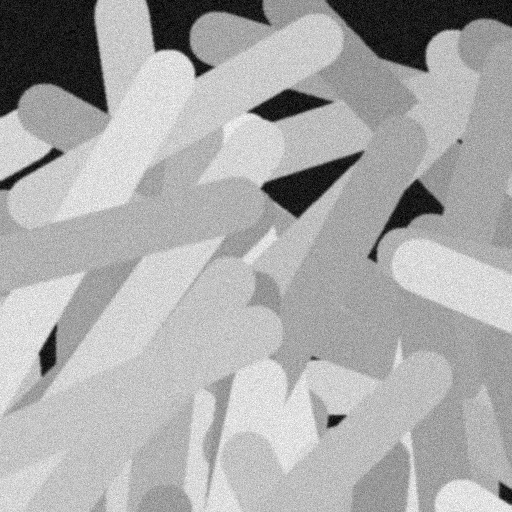
#> input picture data/fiber_images/exp_0006.png, 512 x 512 px
$ python -i vision.py   (imports and definitions only)
#> lines starting #> are read from the running program, lines starting #| are printed output that depends on the picture; after the words box and inside, x2 and y2 are one past the last pixel; in counts of white or black regions, pixels touching at a corner belong together
#> further down, picture is the input picture: shape (512, 512, 3); min 0, max 255, mean 169.9
from __future__ import annotations

from dataclasses import dataclass
from typing import Dict, Optional, Tuple

import numpy as np
import cv2
from scipy.ndimage import distance_transform_edt
from skimage.morphology import skeletonize


@dataclass(frozen=True)
class FiberImageMeta:
    nm_per_px: float
    diameter_nm: float
    seed: int
    n_fibers: int
    img_size: int


def generate_synthetic_fiber_image(
    diameter_nm: float,
    nm_per_px: float = 30.0,
    img_size: int = 512,
    n_fibers: int = 45,
    seed: int = 0,
) -> Tuple[np.ndarray, FiberImageMeta]:
    """Generate a synthetic SEM-like grayscale image of fibres.

    The goal is not photo-realism; it's to provide a dataset for developing and
    testing automated diameter-measurement pipelines.
    """
    rng = np.random.default_rng(seed)
    img = rng.normal(loc=25, scale=8, size=(img_size, img_size)).astype(np.float32)

    thickness_px = max(1, int(round(diameter_nm / nm_per_px)))
    for _ in range(n_fibers):
        x0, y0 = rng.integers(0, img_size, size=2)
        angle = rng.uniform(0, np.pi)
        length = rng.integers(int(0.6 * img_size), int(1.2 * img_size))
        x1 = int(x0 + length * np.cos(angle))
        y1 = int(y0 + length * np.sin(angle))
        col = float(rng.uniform(150, 230))
        cv2.line(img, (x0, y0), (x1, y1), col, thickness=thickness_px, lineType=cv2.LINE_AA)

    # blur + noise to mimic imaging
    img = cv2.GaussianBlur(img, ksize=(0, 0), sigmaX=1.2, sigmaY=1.2)
    img += rng.normal(loc=0, scale=10, size=img.shape).astype(np.float32)

    img = np.clip(img, 0, 255).astype(np.uint8)
    meta = FiberImageMeta(nm_per_px=nm_per_px, diameter_nm=diameter_nm, seed=seed, n_fibers=n_fibers, img_size=img_size)
    return img, meta


def estimate_diameter_nm(img: np.ndarray, nm_per_px: float = 30.0) -> Dict[str, float]:
    """Estimate fibre diameter using skeleton + distance transform.

    Method:
    1) Otsu threshold to get a fibre mask
    2) skeletonise mask
    3) distance transform gives radius at each pixel
    4) sample radii along skeleton → diameter distribution

    Returns mean/std (nm) and a few quality diagnostics.
    """
#> called with nm_per_px = 30
    if img.ndim == 3:
        gray = cv2.cvtColor(img, cv2.COLOR_BGR2GRAY)
    else:
        gray = img.copy()

    # light denoise
    gray_blur = cv2.GaussianBlur(gray, (5, 5), 0)

    # Otsu threshold; fibres are brighter
    _, mask = cv2.threshold(gray_blur, 0, 255, cv2.THRESH_BINARY + cv2.THRESH_OTSU)
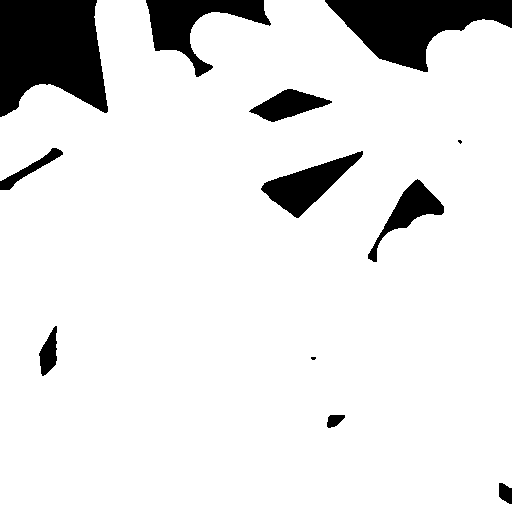
#> mask: shape (512, 512); 89.4% white; 12 black regions (2 under 20 px), largest, box (x1, y1, x2, y2) and area: (0, 0, 108, 117) 9745, (325, 0, 512, 72) 7085, (146, 0, 271, 77) 3645
    mask_bool = mask.astype(bool)

    # skeletonize expects boolean
    skel = skeletonize(mask_bool)
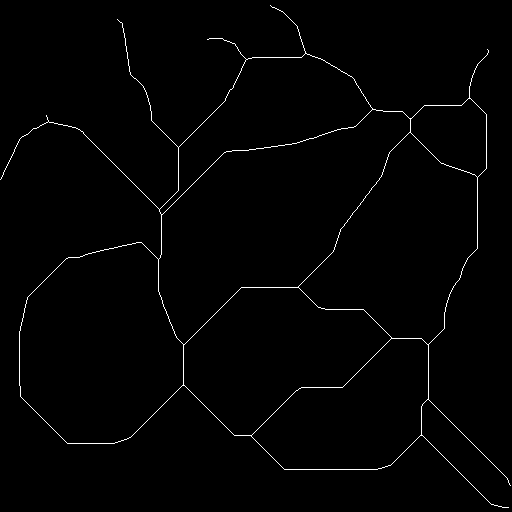
#> skel: shape (512, 512) bool; 1.1% white in thin lines or dots

    # distance transform on fibre mask -> radius in px
    dist = distance_transform_edt(mask_bool)
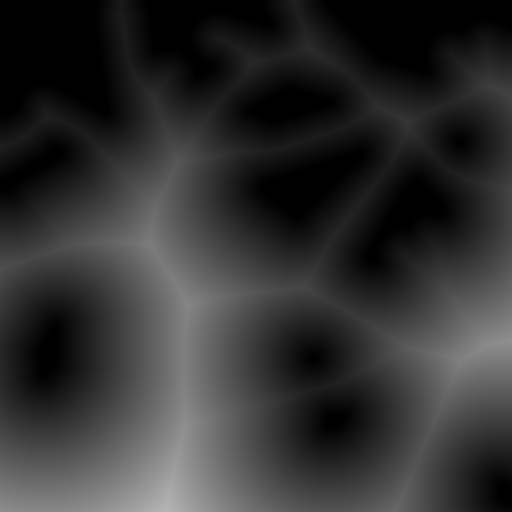
#> dist: shape (512, 512) float64; min 0, max 182.1, mean 49.2

    radii_px = dist[skel]
#> radii_px = 2997 values, max 129.8 at index 2269, min 2 at index 1170, mean 56.64
    radii_px = radii_px[(radii_px > 0.5) & (radii_px < 200)]  # mild sanity filter

    if radii_px.size < 50:
        return {
            "diameter_mean_nm": float("nan"),
            "diameter_std_nm": float("nan"),
            "n_samples": int(radii_px.size),
            "mask_coverage": float(mask_bool.mean()),
        }

    diam_nm = 2.0 * radii_px * nm_per_px
#> diam_nm = 2997 values, max 7790.3 at index 2269, min 120 at index 1170, mean 3398.7
    return {
        "diameter_mean_nm": float(np.mean(diam_nm)),
        "diameter_std_nm": float(np.std(diam_nm)),
        "n_samples": int(diam_nm.size),
        "mask_coverage": float(mask_bool.mean()),
    }

>>> import cv2
>>> picture = cv2.imread('../../data/fiber_images/exp_0006.png')
>>> result = estimate_diameter_nm(picture)
#> result = {'diameter_mean_nm': 3398.7, 'diameter_std_nm': 1857.1, 'n_samples': 2997, 'mask_coverage': 0.894}

$ run again, on data/fiber_images/exp_0012.png
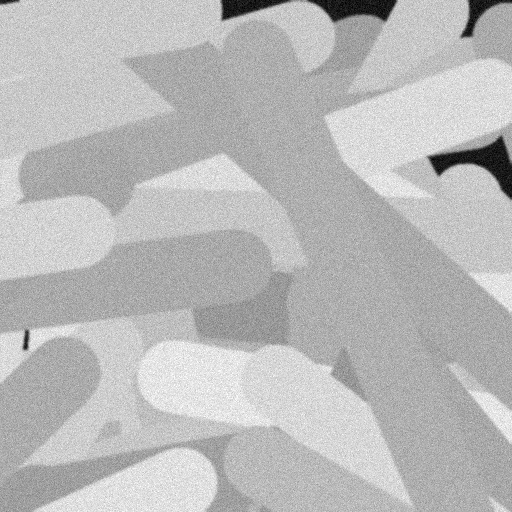
#> input picture data/fiber_images/exp_0012.png, 512 x 512 px
#> picture is the input picture: shape (512, 512, 3); min 0, max 255, mean 185.7
#> in estimate_diameter_nm, `_, mask = cv2.threshold(gray_blur, 0, 255, cv2.THRESH_BINARY + cv2.THR..`:
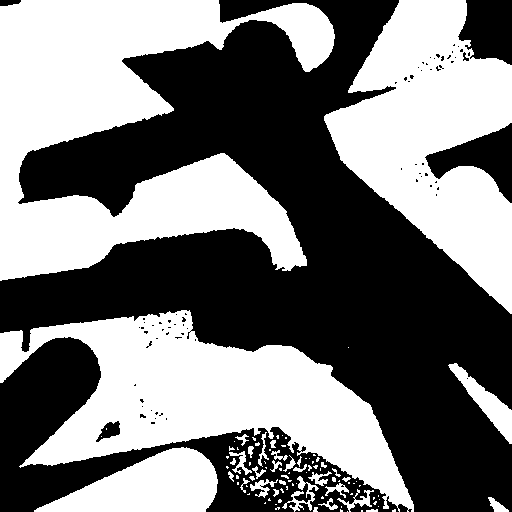
#> mask: shape (512, 512); 47.8% white; 96 white regions (63 under 20 px), largest, box (x1, y1, x2, y2) and area: (0, 0, 335, 281) 47452, (0, 310, 414, 512) 34864, (324, 0, 512, 314) 31655
#> skel: shape (512, 512) bool; 2% white in thin lines or dots
#> in estimate_diameter_nm, `dist = distance_transform_edt(mask_bool)`:
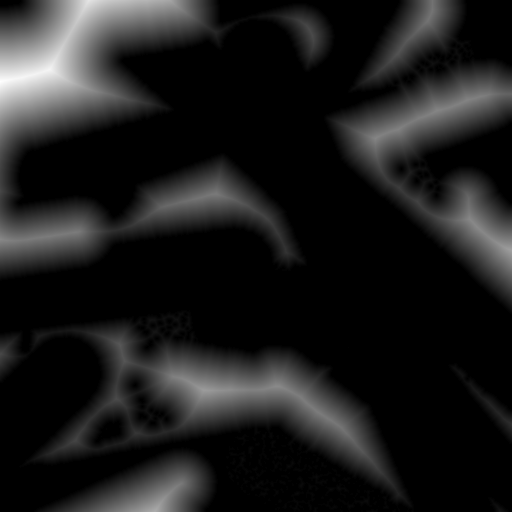
#> dist: shape (512, 512) float64; min 0, max 76, mean 8.5; drawn with min black and max white
#> radii_px = 5339 values, max 68.01 at index 777, min 1 at index 350, mean 14.4
#> diam_nm = 5339 values, max 4080.4 at index 777, min 60 at index 350, mean 864.2
#> result = {'diameter_mean_nm': 864.2, 'diameter_std_nm': 797.6, 'n_samples': 5339, 'mask_coverage': 0.478}

$ run again, on data/fiber_images/exp_0023.png
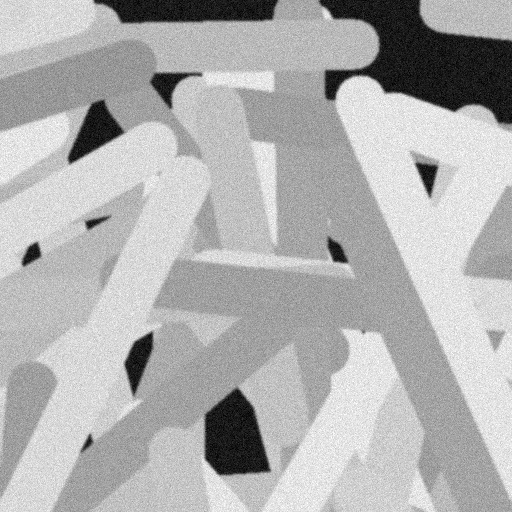
#> input picture data/fiber_images/exp_0023.png, 512 x 512 px
#> picture is the input picture: shape (512, 512, 3); min 0, max 255, mean 176.4
#> in estimate_diameter_nm, `_, mask = cv2.threshold(gray_blur, 0, 255, cv2.THRESH_BINARY + cv2.THR..`:
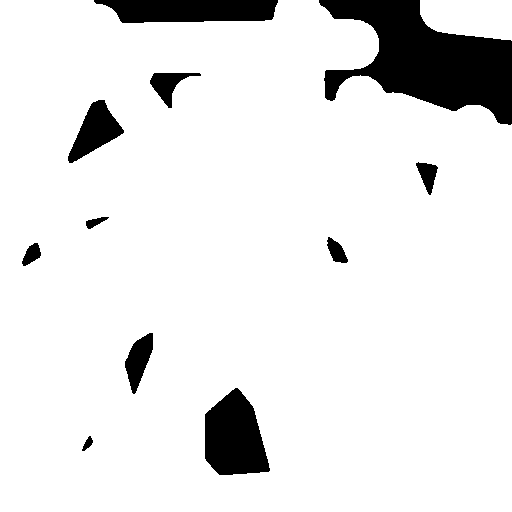
#> mask: shape (512, 512); 90.5% white; 11 black regions, largest, box (x1, y1, x2, y2) and area: (319, 0, 512, 125) 12778, (205, 388, 270, 475) 4099, (94, 0, 278, 23) 3549
#> skel: shape (512, 512) bool; 1.1% white in thin lines or dots
#> in estimate_diameter_nm, `dist = distance_transform_edt(mask_bool)`:
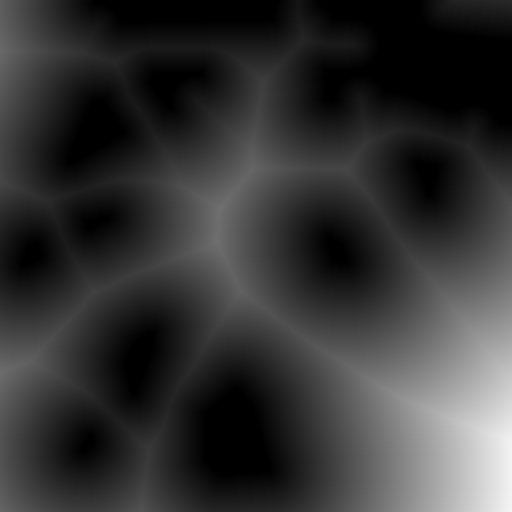
#> dist: shape (512, 512) float64; min 0, max 245.4, mean 52
#> radii_px = 2974 values, max 135.6 at index 2415, min 1.41 at index 107, mean 53.34
#> diam_nm = 2974 values, max 8135.7 at index 2415, min 84.85 at index 107, mean 3200.6
#> result = {'diameter_mean_nm': 3200.6, 'diameter_std_nm': 1597.2, 'n_samples': 2974, 'mask_coverage': 0.905}

$ run again, on data/fiber_images/exp_0029.png
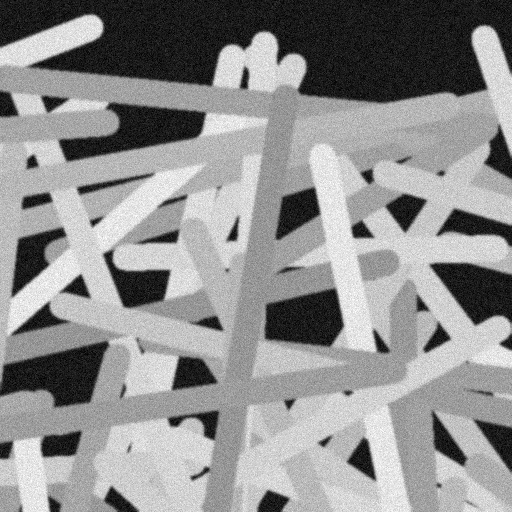
#> input picture data/fiber_images/exp_0029.png, 512 x 512 px
#> picture is the input picture: shape (512, 512, 3); min 0, max 255, mean 143.3
#> in estimate_diameter_nm, `_, mask = cv2.threshold(gray_blur, 0, 255, cv2.THRESH_BINARY + cv2.THR..`:
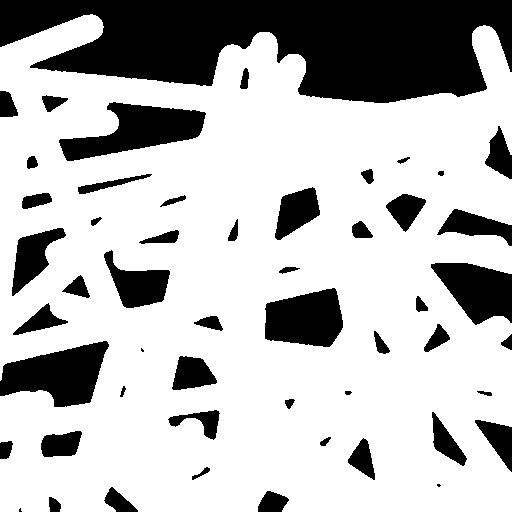
#> mask: shape (512, 512); 73% white; 52 black regions (3 under 20 px), largest, box (x1, y1, x2, y2) and area: (0, 0, 512, 103) 36038, (59, 102, 206, 161) 4405, (0, 341, 109, 407) 4401
#> skel: shape (512, 512) bool; 2.4% white in thin lines or dots
#> in estimate_diameter_nm, `dist = distance_transform_edt(mask_bool)`:
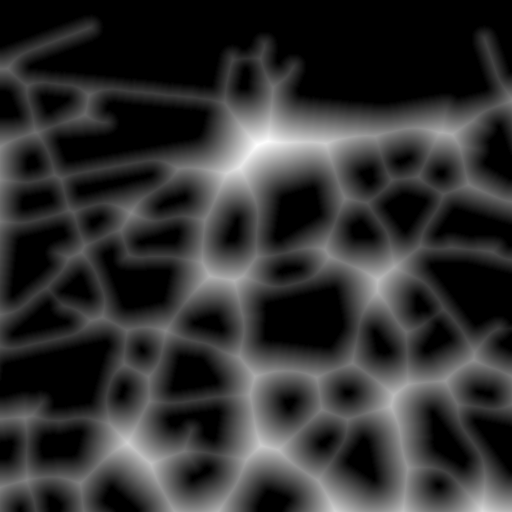
#> dist: shape (512, 512) float64; min 0, max 57.27, mean 11.2; drawn with min black and max white
#> radii_px = 6262 values, max 56.92 at index 1002, min 1 at index 1139, mean 20.89
#> diam_nm = 6262 values, max 3415.3 at index 1002, min 60 at index 1139, mean 1253.2
#> result = {'diameter_mean_nm': 1253.2, 'diameter_std_nm': 542.5, 'n_samples': 6262, 'mask_coverage': 0.73}
